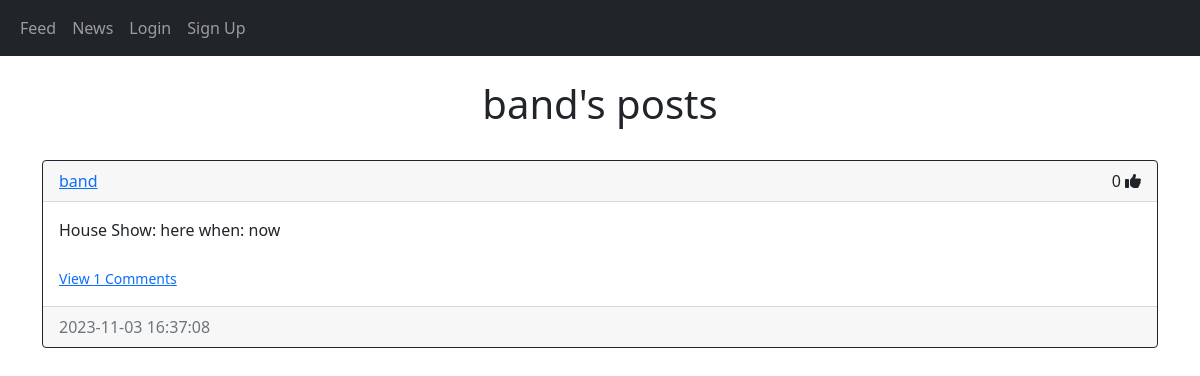
/posts/band, run on an earlier commit of the app's database.
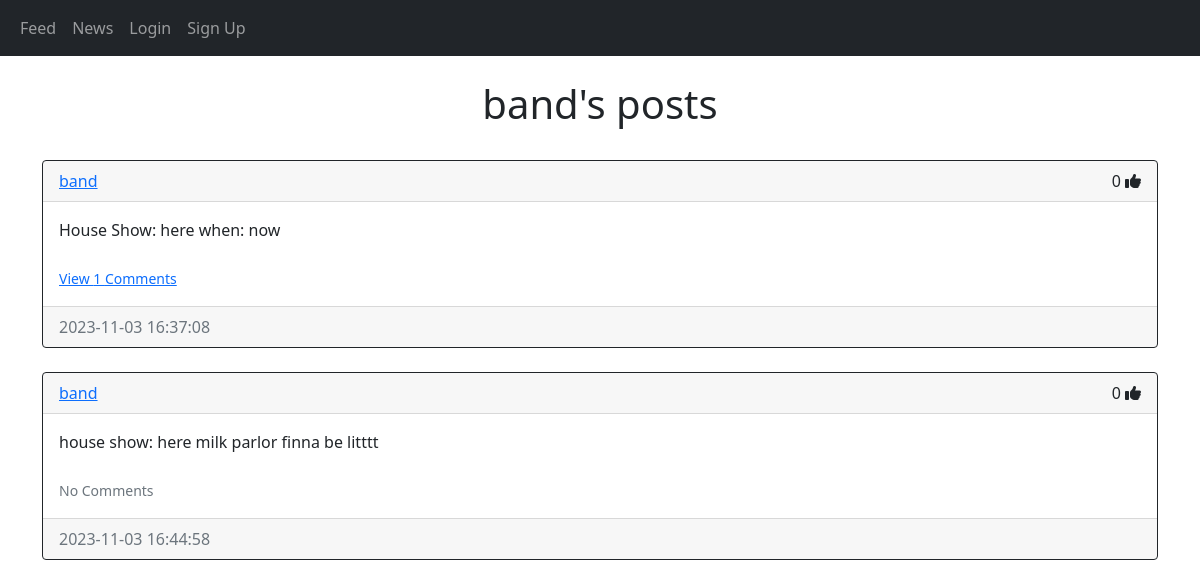
And on a later commit of the database.
### website/models.py (models this page shows)
class User(db.Model, UserMixin):
    id = db.Column(db.Integer, primary_key=True)
    email = db.Column(db.String(150), unique=True)
    username = db.Column(db.String(150), unique=True)
    password = db.Column(db.String(150))
    date_created = db.Column(db.DateTime(timezone=True), default=func.now())
    posts = db.relationship('Post', backref='user', passive_deletes=True)
    comments = db.relationship('Comment', backref='user', passive_deletes=True)
    likes = db.relationship('Like', backref='user', passive_deletes=True)

class Post(db.Model):
    id = db.Column(db.Integer, primary_key=True)
    text = db.Column(db.Text, nullable=False)
    date_created = db.Column(db.DateTime(timezone=False), default=func.now())
    author = db.Column(db.Integer, db.ForeignKey('user.id', ondelete="CASCADE"), nullable=False)
    comments = db.relationship('Comment', backref='post', passive_deletes=True)
    likes = db.relationship('Like', backref='post', passive_deletes=True)

### website/views.py (the view)
@views.route("/posts/<username>")
def posts(username):
    user = User.query.filter_by(username=username).first()
    if not user:
        flash('No such band.', category='error')
        return redirect(url_for('views.feed'))
    posts = user.posts
    return render_template("posts.html", user=current_user, posts=posts, username=username)

### website/templates/posts.html (shortened to what this page needs)
{% extends "post_div.html" %} {% block title %}{{username}}'s Posts{% endblock %}
{% block header %} {{username}}'s posts {% endblock %}

### website/templates/post_div.html (shortened to what this page needs)
{% extends "base.html" %} {% block title %}Feed{% endblock %}
{% block content%}
<br/>
<h1 align="center">{% block header %}Feed{% endblock %}</h1>
<br/>
<div id="posts">
    {% for post in posts %}
        <div class="card border-dark">
            <div class="card-header d-flex justify-content-between align-items-center">
                <a href="/posts/{{post.user.username}}">{{post.user.username}}</a>
                {% if user.is_authenticated %}
                <div>
                    {{ post.likes|length }}
                    {% if user.id in post.likes|map(attribute="author")|list %}
                    <a href="like-post/{{post.id}}"><i class="fa-solid fa-thumbs-up"></i></a>
                    {% else %}
                    <a href="like-post/{{post.id}}"><i class="fa-regular fa-thumbs-up"></i></a>
                    {% endif %}
                    {% if user.id == post.author %}
                    <div class="btn-group">
                        <button type="button" class="btn btn-sm btn-primary dropdown-toggle" data-bs-toggle="dropdown">
                        </button>
                        <ul class="dropdown-menu">
                            <li><a href="/delete-post/{{post.id}}" class="dropdown-item">Delete</a></li>
                        </ul>
                    </div>
                    {% endif %}
                </div>
                {% else %}
                <div>
                    {{ post.likes|length }}
                    <i class="fa-solid fa-thumbs-up"></i>
                </div>
                {% endif %}
            </div>
            <div class="card-body">
                <div class="card-text">{{post.text}}</div>
                <br />
                <p class="card-text">
                    {% if post.comments|length > 0 %}
                    <a data-bs-toggle="collapse" href="#comments-{{post.id}}" role="button">
                        <small>View {{post.comments|length}} Comments</small>
                    </a>
                    {% else %}
                    <small class="text-muted">No Comments</small>
                    {% endif %}
                </p>
            </div>
            <div class="card-footer text-muted">
                {{post.date_created}}
            </div>
        </div>
    <br />
    {% endfor %}
</div>
{% endblock %}

### website/templates/base.html (shortened to what this page needs)
<!DOCTYPE html>
<html lang="en">
  <head>
    <link
      href="https://cdn.jsdelivr.net/npm/bootstrap@5.0.2/dist/css/bootstrap.min.css"
      rel="stylesheet"
    />
  </head>
  <body>
    <nav class="navbar navbar-expand-lg navbar-dark bg-dark">
      <div class="container-fluid">
        <div class="collapse navbar-collapse" id="navbar">
          <div class="navbar-nav">
            {% if user.is_authenticated %}
            <a class="nav-item nav-link" href="/create-post">Create A Post</a>
            <a class="nav-item nav-link" href="/feed">Feed</a>
            <a class="nav-item nav-link" href="/news">News</a>
            <a class="nav-item nav-link" href="/logout">Logout</a>
            {% else %}
            <a class="nav-item nav-link" href="/feed">Feed</a>
            <a class="nav-item nav-link" href="/news">News</a>
            <a class="nav-item nav-link" href="/login">Login</a>
            <a class="nav-item nav-link" href="/sign-up">Sign Up</a>
            {% endif %}
          </div>
        </div>
      </div>
    </nav>
    <div class="container">{% block content %}{% endblock %}</div>
  </body>
</html>

### website/templates/post_div.html (style rules this page uses)
#posts { height: 530px; overflow:auto }

What changed in the data, as far as the page shows it:
added Post: user.username "band", likes|length "0", text "house show: here milk parlor finna be litttt", shows "No Comments", date_created "2023-11-03 16:44:58"
